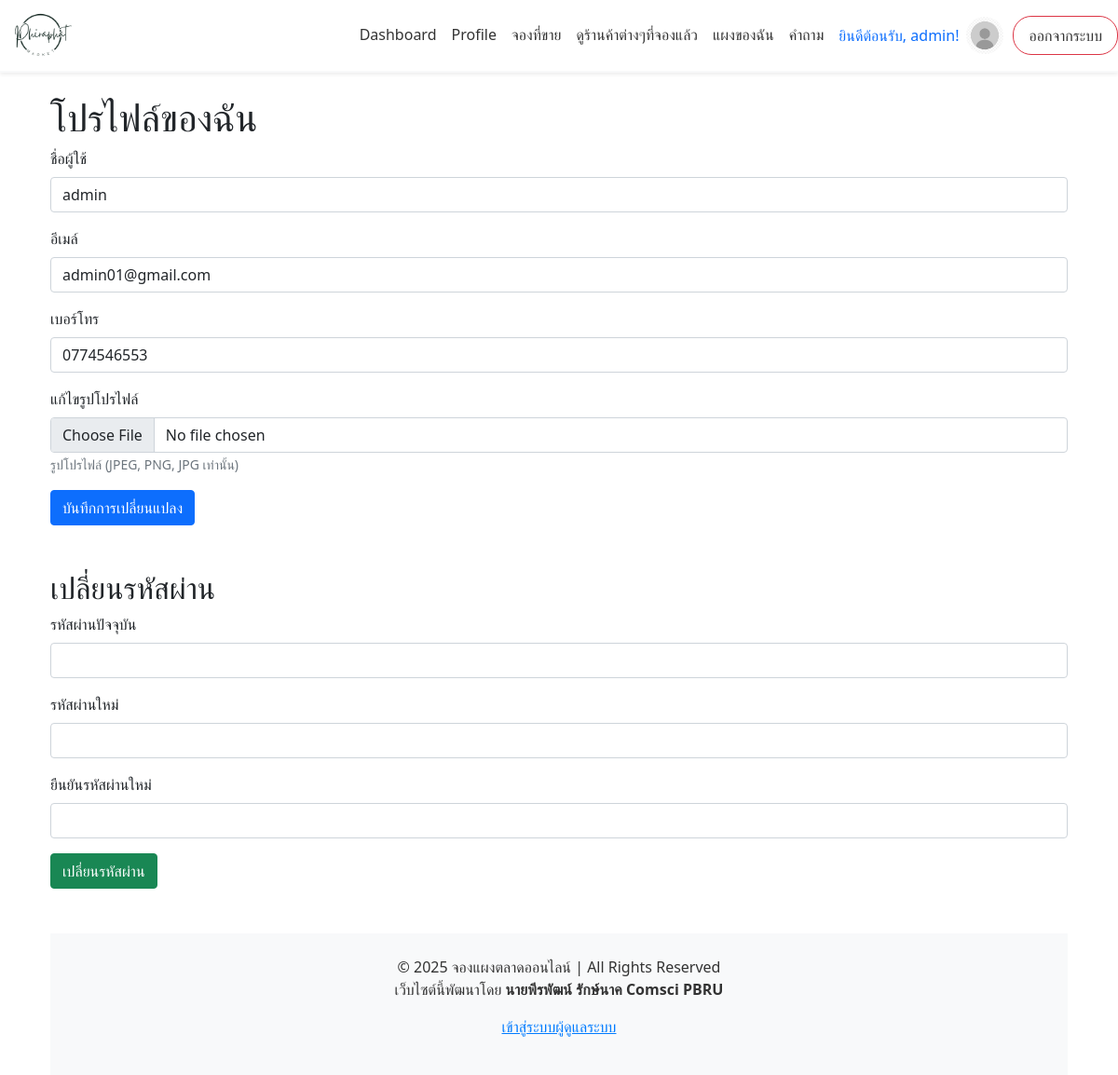
The page /user_profile.php (signed in) on the database its author committed.
### tables this page shows
CREATE TABLE `users` (
  `id` int(11) NOT NULL,
  `username` varchar(255) NOT NULL,
  `password` varchar(255) NOT NULL,
  `email` varchar(255) NOT NULL,
  `phone` varchar(20) NOT NULL,
  `profile_pic` varchar(255) DEFAULT NULL,
  `created_at` timestamp NOT NULL DEFAULT current_timestamp(),
  `role` varchar(20) NOT NULL DEFAULT 'user'
);

### user_profile.php (the view, shortened to what this page needs)
<?php
include('db_connect.php');
$user_id = $_SESSION['user_id'];
$sql = "SELECT id, username, email, phone FROM users WHERE id = ?";
$stmt = $conn->prepare($sql);
$stmt->bind_param("i", $user_id);
$stmt->execute();
$result = $stmt->get_result();
if ($result->num_rows > 0) {
    $user = $result->fetch_assoc();
} else {
    echo "ไม่พบข้อมูลผู้ใช้!";
    exit();
}
?>
<!DOCTYPE html>
<html lang="th">
<head>
    <link href="https://cdn.jsdelivr.net/npm/bootstrap@5.0.2/dist/css/bootstrap.min.css" rel="stylesheet">
</head>
<body>
    <?php include('navbar.php'); ?>
    <div class="container mt-4">
        <h1>โปรไฟล์ของฉัน</h1>
        <form action="user_profile.php" method="POST" enctype="multipart/form-data">
            <div class="mb-3">
                <label for="username" class="form-label">ชื่อผู้ใช้</label>
                <input type="text" class="form-control" id="username" name="username" value="<?php echo $user['username']; ?>" required>
            </div>
            <div class="mb-3">
                <label for="email" class="form-label">อีเมล์</label>
                <input type="email" class="form-control" id="email" name="email" value="<?php echo $user['email']; ?>" required>
            </div>
            <div class="mb-3">
                <label for="phone" class="form-label">เบอร์โทร</label>
                <input type="text" class="form-control" id="phone" name="phone" value="<?php echo $user['phone']; ?>" required>
            </div>
            <div class="mb-3">
                <label for="profile_pic" class="form-label">แก้ไขรูปโปรไฟล์</label>
                <input type="file" class="form-control" id="profile_pic" name="profile_pic">
                <small class="text-muted">รูปโปรไฟล์ (JPEG, PNG, JPG เท่านั้น)</small>
            </div>
            <button type="submit" name="submit" class="btn btn-primary">บันทึกการเปลี่ยนแปลง</button>
        </form>
        <h2 class="mt-5">เปลี่ยนรหัสผ่าน</h2>
        <form action="user_profile.php" method="POST">
            <div class="mb-3">
                <label for="current_password" class="form-label">รหัสผ่านปัจจุบัน</label>
                <input type="password" class="form-control" id="current_password" name="current_password" required>
            </div>
            <div class="mb-3">
                <label for="new_password" class="form-label">รหัสผ่านใหม่</label>
                <input type="password" class="form-control" id="new_password" name="new_password" required>
            </div>
            <div class="mb-3">
                <label for="confirm_password" class="form-label">ยืนยันรหัสผ่านใหม่</label>
                <input type="password" class="form-control" id="confirm_password" name="confirm_password" required>
            </div>
            <button type="submit" name="change_password" class="btn btn-success">เปลี่ยนรหัสผ่าน</button>
        </form>
    </div>
    <?php include('footer.php'); ?>
</body>
</html>

### rows shown on the page
users: username "admin", email "admin01@gmail.com", phone "0774546553"

### other values the page prints
$_SESSION['username'] "admin"
